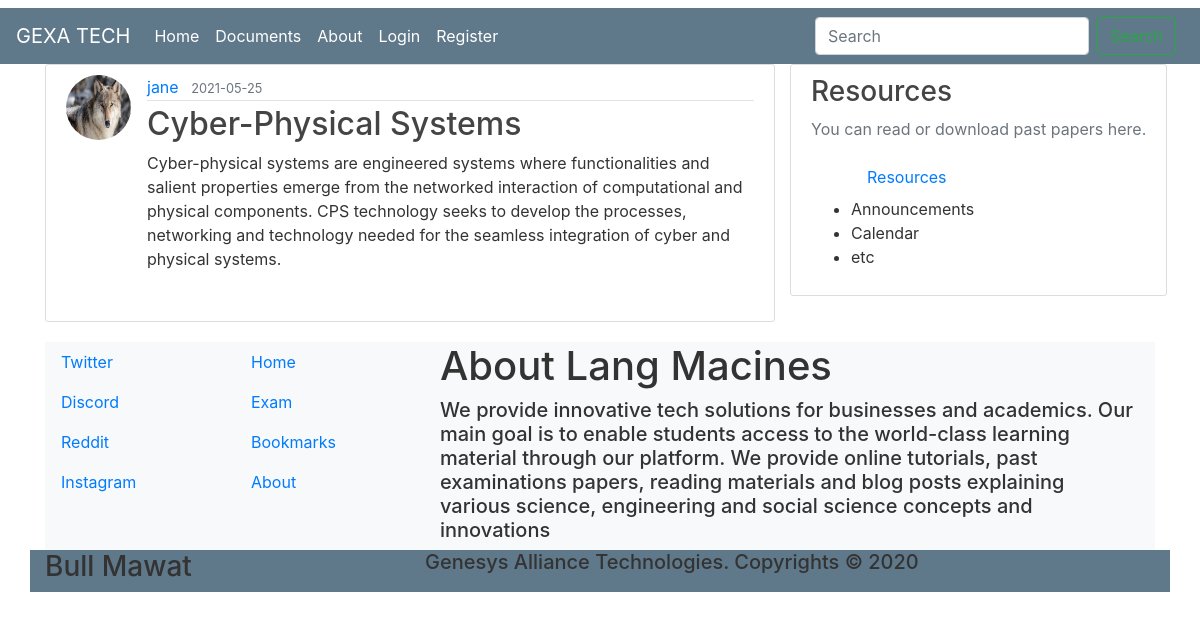
Screenshot of /post/2 with the database file from the repository.
### blog/models.py (models this page shows, shortened)
class User(db.Model, UserMixin):
    id = db.Column(db.Integer, primary_key=True)
    username = db.Column(db.String(20), unique=True, nullable=False)
    email = db.Column(db.String(50), unique=True, nullable=False)
    image_file = db.Column(db.String(20), nullable=False, default='default2.jpg')
    password = db.Column(db.String(60), nullable=False)
    posts = db.relationship('Post', backref='author', lazy=True)
    uploads = db.relationship('Upload', backref='author', lazy=True)

class Post(db.Model):
    id = db.Column(db.Integer, primary_key=True)
    title = db.Column(db.String(100), nullable=False)
    date_posted = db.Column(db.DateTime, nullable=False, default=datetime.utcnow)
    content = db.Column(db.Text, nullable=False)
    user_id = db.Column(db.Integer, db.ForeignKey('user.id'), nullable=False)

### blog/posts/routes.py (the view)
@posts.route("/post/<post_id>", methods=["GET", "POST"])
def post(post_id):
    post = Post.query.get_or_404(post_id)
    return render_template("post.html", title=post.title, post=post)

### blog/templates/post.html (shortened to what this page needs)
{% extends "layout.html" %}
{% block content%}
  <article class="media content-section">
    <img src="{{ url_for('static', filename='profile_pics/' + post.author.image_file)}}"
    alt="" class="rounded-circle article-img">
    <div class="media-body">
      <div class="article-metadata">
        <a href="{{ url_for('posts.user_posts', username=post.author.username) }}" class="mr-2">{{ post.author.username }}</a>
        <small class="text-muted">
          {{ post.date_posted.strftime('%Y-%m-%d') }}
        </small>
      </div>
      <h2 class="article-title">{{ post.title }}</h2>
      <p class="article-content">{{ post.content }}</p>
    </div>
  </article>
{% endblock content%}

### blog/static/main.css (style rules this page uses)
body { background: #FFFFFF; color: #333333; margin-top: .5rem; }
h1, h2, h3, h4, h5, h6 { color: #444444; }
.content-section { background: #FFFFFF; padding: 10px 20px; border: 1px solid #DDDDDD; border-radius: 3px; margin-bottom: 20px; }
.article-title { color: #444444; }
.article-content { white-space: pre-line; }
.article-img { height: 65px; width: 65px; margin-right: 16px; }
.article-metadata { padding-bottom: 1px; margin-bottom: 4px; border-bottom: 1px solid #E3E3E3; color: #333; text-decoration: none; }

### rows the page displays
User: image_file (placeholder picture), author.username "jane"
Post: date_posted "2021-05-25", title "Cyber-Physical Systems", content "Cyber-physical systems are engineered systems where functionalities and salient properties emerge from the networked interaction of computational and physical components. CPS technology seeks to develop the processes, networking and technology needed for the seamless integration of cyber and physical systems."
